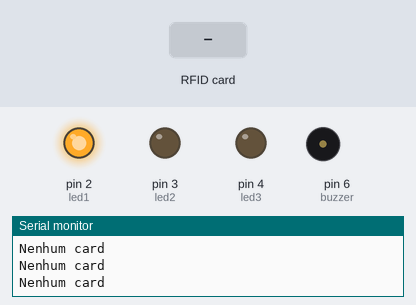
Recording of a sketch running on a simulated Arduino Uno, built with avr-gcc and run on an emulated ATmega328P. On the bench: output pins drawn as LEDs (lit = HIGH), buzzer (waves = sounding), the last lines printed to the serial monitor. The inputs (shaded band) are chosen by the test bench. Pins used as bus, display or sensor lines are not drawn.

Above: at 1.2 s.
1.3 s: RFID card 5E 7A 19 C4 held to the reader
At 2.03 s:
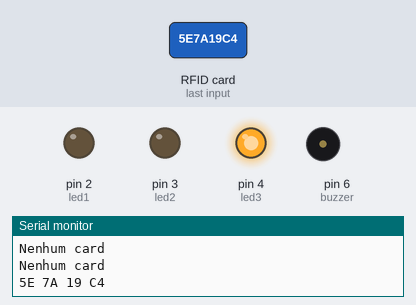
Timing chart, 0 to 4.3 s (numbered marks = the images above; inputs shaded):
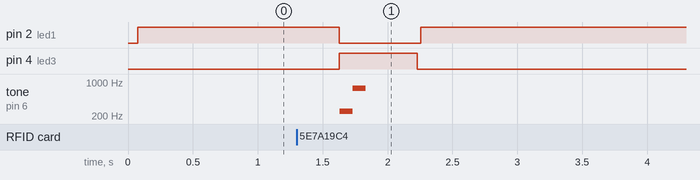

Measured:
- after the input at 1.3 s, pin 2 (led1): HIGH → LOW after 0.33 s, → HIGH 0.63 s later; pin 4 (led3): LOW → HIGH after 0.33 s, → LOW 0.60 s later; tone on pin 6 (buzzer): silent → 250 Hz after 0.33 s, → 740 Hz 0.10 s later, → silent 0.10 s later

The sketch:

leitor_rfid_uno.ino
```cpp
#include <SPI.h>
#include <MFRC522.h>


#define led1 2 //LED VERMELHO
#define led2 3 //LED AMARELO
#define led3 4 //LED VERDE
int buzzer = 6; //BUZZER
#define RST_PIN 9
#define SS_PIN 10

MFRC522 leitor(SS_PIN, RST_PIN);  // Cria a instancia do MFRC522

void setup() {
  // put your setup code here, to run once:
  Serial.begin(9600);
  SPI.begin();
  pinMode(led1, OUTPUT);
  pinMode(led2, OUTPUT);
  pinMode(led3, OUTPUT);
  pinMode(buzzer, OUTPUT);
  leitor.PCD_Init();    // Inicia o modulo MFRC522
  //Serial.println("Aproxime seu cartão: ");
}

void loop() {
  // put your main code here, to run repeatedly:
  // int valor_som = analogRead(A0);
  int tempo = 500;

  if(! leitor.PICC_IsNewCardPresent()){
    digitalWrite(led1, HIGH);
    Serial.println("Nenhum card");
    delay(500);
    return;
  }

  if(! leitor.PICC_ReadCardSerial()){
    //Serial.print("Erro ao ler cartao/tag");
    digitalWrite(led1, LOW);
    digitalWrite(led2, HIGH);
    tone(buzzer, 150, 100);
    delay(140);
    tone(buzzer, 150, 100);
    delay(tempo);
    digitalWrite(led2, LOW);
    return;
  }

  digitalWrite(led1, LOW);
  digitalWrite(led3, HIGH);
  for (byte i = 0; i < leitor.uid.size; i++)
  {
    Serial.print(leitor.uid.uidByte[i], HEX);
    Serial.print(" ");
  }
  Serial.println(" ");
  tone(buzzer, 250);
  delay(100);
  tone(buzzer, 740,100);
  delay(tempo);
  digitalWrite(led3, LOW);
}
```
